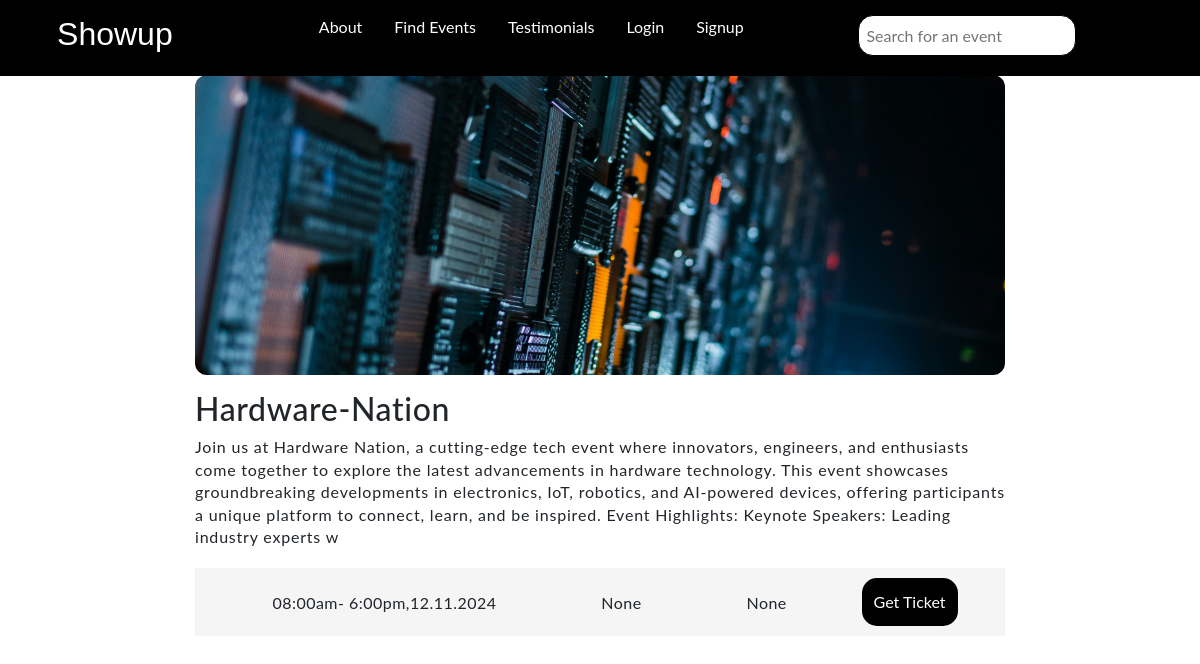
The app's page /event/Hardware-Nation/, older data.
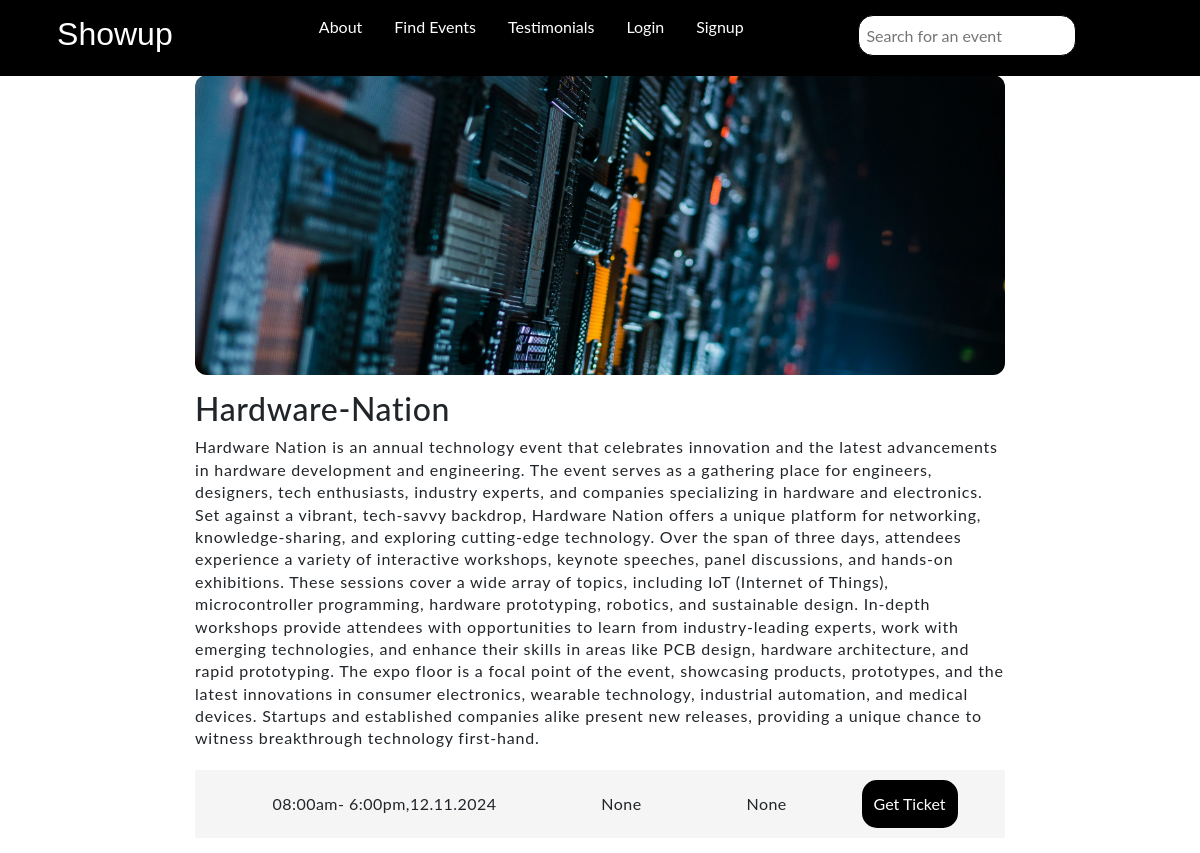
The same page, newer data.
### events/models.py (models this page shows, shortened)
class Event(models.Model):
    name = models.CharField(max_length=70)
    photo=models.ImageField(upload_to="media/", null=True)
    description = models.CharField(max_length=1420)
    day_date = models.CharField(max_length=60, null=True)
    time =models.CharField(max_length=30,null=True)
    venue = models.CharField(max_length=90, null=True)

### events/views.py (the view)
# urls.py: path('event/<str:event_name>/', views.event_detail, name='event_detail'),
def event_detail(request, event_name):
    event = get_object_or_404(Event, name= event_name)
    return render(request, 'event_detail.html', {'event': event})

### events/templates/event_detail.html
{% extends "base.html" %}
{% block content %}
<div class="event-detail">
    <img src='{{event.photo.url}}' alt="{{event.name}}">
    <h2>{{event.name}}</h2>
    <p>{{event.description}}</p>
    <div class="date_rsvp">
        <li><box-icon name='calendar' color="blue" size="30px"></box-icon>{{event.day_date}}</li>
        <li><box-icon name='time-five' color="blue" size="30px"></box-icon>{{event.time}}</li>
        <li><box-icon name='map' color="blue" size="30px"></box-icon>{{event.venue}}</li>
        <button>Get Ticket</button>
    </div>
</div>
{% endblock content %}

### events/templates/base.html (shortened to what this page needs)
{% load static %}
<head>
<link href="{%static "style.css"%}" rel="stylesheet">
<link rel="stylesheet" href="bootstrap/css/bootstrap.min.css">
</head>
<nav class="nav">
     <h2>Showup</h2>
    <div class="links">
    <ul>
        <li><a href="#">About</a></li>
        <li><a href="#">Find Events</a></li>
        <li><a href="#">Testimonials</a></li>
        <li><a href="#">Login</a></li>
        <li><a href="#">Signup</a></li>
    </ul>
    </div>
    <form method="GET" action="{% url 'search' %}">
        <div class = "content">
                <input type="text" name="q" placeholder="Search for an event" value="{{ query }}"></input>
                <button type="submit"><box-icon name='search' color='#ffffff' ></box-icon></button>
                </div>
            </form>
</nav>
{% block content %}
{% endblock content %}

### events/static/style.css (style rules this page uses)
* { margin: 0; max-width: 100%; font-family: 'Lato', 'Arial', sans-serif; }
.nav { display: flex; overflow: hidden; justify-content: space-around; background: black; color: white; width: 100%; top: 0; z-index: 999; padding: 15px; position: fixed; }
.nav h2 { font-family: "Montserrat", sans-serif; }
nav ul { display: flex; gap: 2rem; }
nav ul li { list-style: none; }
nav ul li a { text-decoration: none; color: white; }
.nav form .content { display: inline-flex; align-items: center; justify-content: center; }
.nav form input { background: white; border: 1px solid black; border-radius: 15px; padding: 7.5px; }
.nav form button { background: black; border-style: none; margin-left: 1rem; cursor: pointer; }
.event-detail { margin-left: 15%; margin-right: 15%; padding: 15px; margin-top: 60px; }
.event-detail img { display: block; margin-bottom: 15px; border-radius: 12px; object-fit: cover; height: 300px; width: 100%; }
.event-detail h2 { line-height: 1.2; letter-spacing: 0.02em; }
.event-detail p { width: 100%; height: auto; line-height: 1.4; letter-spacing: 0.05em; }
.date_rsvp { display: flex; align-items: center; justify-content: space-around; margin-top: 20px; padding: 10px; background: whitesmoke; }
.date_rsvp li { display: inline-flex; align-items: center; justify-content: center; list-style: none; }
.date_rsvp button { border-style: none; border-radius: 15px; padding: 12px; color: white; background: black; }
.date_rsvp li { line-height: 1.2; letter-spacing: 0.03em; }

Row changes from the older to the newer data that the page shows:
changed Event "Hardware-Nation": description "Join us at Hardware Nation, a cutting-edge tech event where innovators, engineers, and enthusiasts come together to explore the latest advancements in hardware technology. This event showcases groundbreaking developments in electronics, IoT, robotics, and AI-powered devices, offering participants a unique platform to connect, learn, and be inspired. Event Highlights: Keynote Speakers: Leading industry experts w" → "Hardware Nation is an annual technology event that celebrates innovation and the latest advancements in hardware development and engineering. The event serves as a gathering place for engineers, designers, tech enthusiasts, industry experts, and companies specializing in hardware and electronics. Set against a vibrant, tech-savvy backdrop, Hardware Nation offers a unique platform for networking, knowledge-sharing, and exploring cutting-edge technology. Over the span of three days, attendees experience a variety of interactive workshops, keynote speeches, panel discussions, and hands-on exhibitions. These sessions cover a wide array of topics, including IoT (Internet of Things),…"
